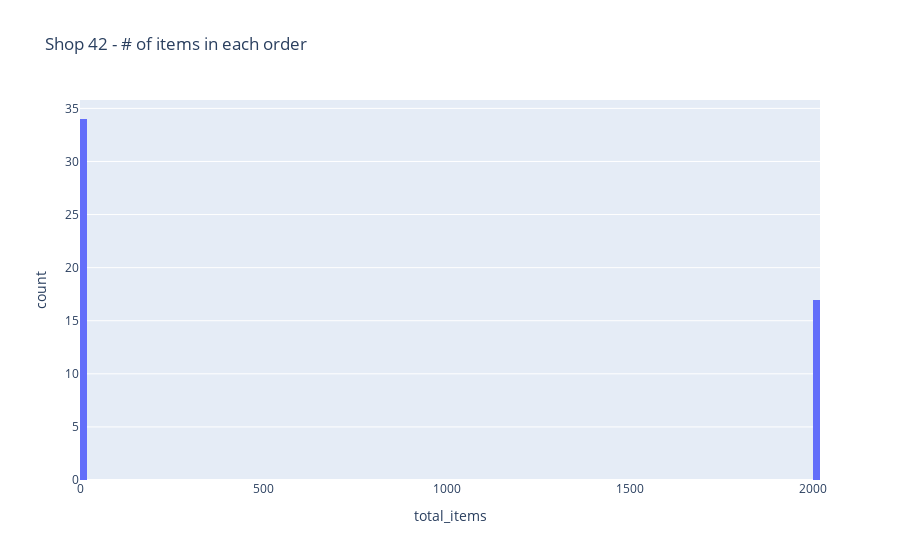
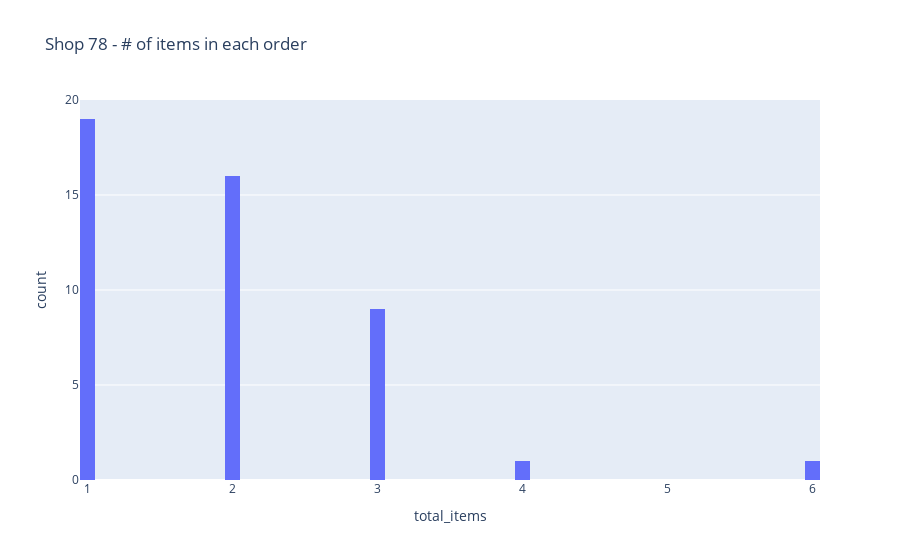

Write notebook code for charts like these, in order.
### Markdown cell above
#### Exploring High-Value Shops

### Code cell
store42 = exp_data.query('shop_id == 42')

store78 = exp_data.query('shop_id == 78')

fig42 = px.histogram(store42, x = 'total_items', nbins=100, title='Shop 42 - # of items in each order')

fig42.show()

fig78 = px.histogram(store78, x = 'total_items', nbins=100,  title='Shop 78 - # of items in each order')

fig78.show()

### Figure 1 — Plotly figure (JSON) as saved in the notebook; plotly's stock layout.template omitted (floating-point values rounded to 4 significant figures)
{"data": [{"alignmentgroup": "True", "bingroup": "x", "hovertemplate": "total_items=%{x}<br>count=%{y}<extra></extra>", "legendgroup": "", "marker": {"color": "#636efa", "pattern": {"shape": ""}}, "name": "", "nbinsx": 100, "offsetgroup": "", "orientation": "v", "showlegend": false, "type": "histogram", "x": [2000, 1, 2000, 1, 2, 2000, 1, 2, 3, 1, 2000, 2000, 5, 4, 2000, 4, 1, 2, 2000, 2000, 2, 1, 2, 1, 1, 2000, 2, 2000, 2, 2, 2, 2000, 2000, 3, 2000, 3, 1, 1, 1, 1, 2000, 1, 2, 2, 2, 1, 2000, 1, 2, 2000, 2000], "xaxis": "x", "yaxis": "y"}], "layout": {"barmode": "relative", "legend": {"tracegroupgap": 0}, "title": {"text": "Shop 42 - # of items in each order"}, "xaxis": {"anchor": "y", "domain": [0, 1], "title": {"text": "total_items"}}, "yaxis": {"anchor": "x", "domain": [0, 1], "title": {"text": "count"}}}}

### Figure 2 — Plotly figure (JSON) as saved in the notebook; plotly's stock layout.template omitted (floating-point values rounded to 4 significant figures)
{"data": [{"alignmentgroup": "True", "bingroup": "x", "hovertemplate": "total_items=%{x}<br>count=%{y}<extra></extra>", "legendgroup": "", "marker": {"color": "#636efa", "pattern": {"shape": ""}}, "name": "", "nbinsx": 100, "offsetgroup": "", "orientation": "v", "showlegend": false, "type": "histogram", "x": [1, 2, 2, 2, 2, 6, 1, 1, 1, 3, 1, 1, 1, 2, 1, 2, 4, 2, 2, 1, 3, 3, 1, 2, 2, 3, 1, 1, 2, 1, 2, 3, 1, 2, 3, 1, 1, 2, 3, 2, 2, 3, 1, 1, 3, 1], "xaxis": "x", "yaxis": "y"}], "layout": {"barmode": "relative", "legend": {"tracegroupgap": 0}, "title": {"text": "Shop 78 - # of items in each order"}, "xaxis": {"anchor": "y", "domain": [0, 1], "title": {"text": "total_items"}}, "yaxis": {"anchor": "x", "domain": [0, 1], "title": {"text": "count"}}}}
